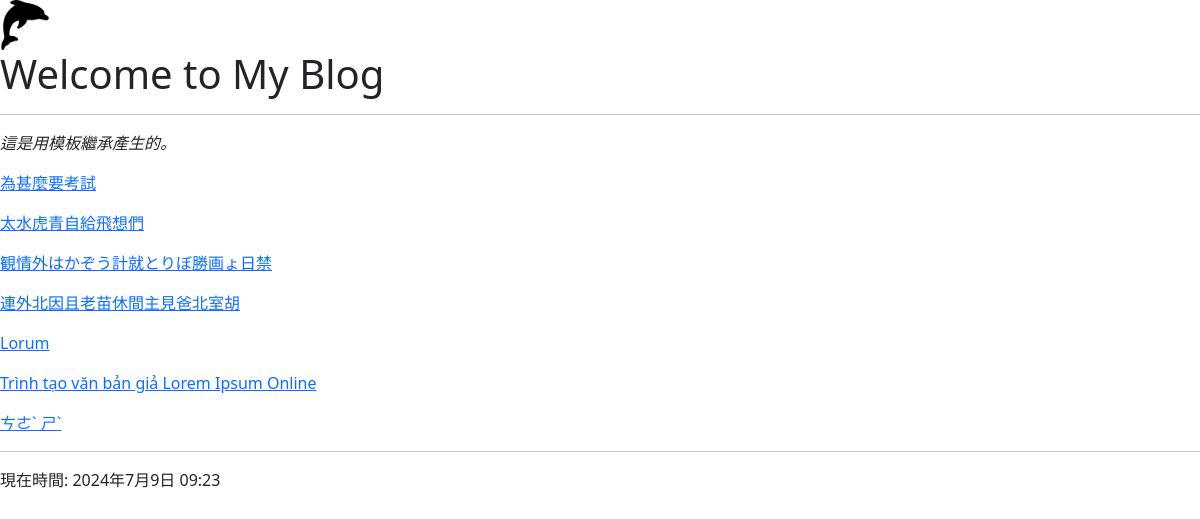
The page / on the database its author committed.
### blog_post/models.py (models this page shows, shortened)
class Post(models.Model):
    title = models.CharField(max_length=200)
    slug = models.CharField(max_length=200)
    content = models.TextField()
    pub_date = models.DateTimeField(auto_now_add = True)
    class Meta:
        ordering = ['-pub_date']

### blog_post/views.py (the view)
# urls.py: path('', index),
def index(requests):
    posts = Post.objects.all()
    now = datetime.now()
    return render(requests, "pages/index.html", locals())

### templates/pages/index.html
{% extends "scaffolds/base.html" %}
{% block content %}
    <h1>Welcome to My Blog</h1>
    <hr>
    <p><i>這是用模板繼承產生的。</i></p>
    {% for post in posts %}
        <a href="post/{{post.slug}}">
            <p class="post_title"> {{ post.title }}</p>
        </a>
    {% endfor %}
{% endblock %}

### rows shown on the page
Post: title "為甚麼要考試"
Post: title "太水虎青自給飛想們"
Post: title "観情外はかぞう計就とりぼ勝画ょ日禁"
Post: title "連外北因且老苗休間主見爸北室胡"
Post: title "Lorum"
Post: title "Trình tạo văn bản giả Lorem Ipsum Online"
Post: title "ㄘㄜˋ ㄕˋ"
